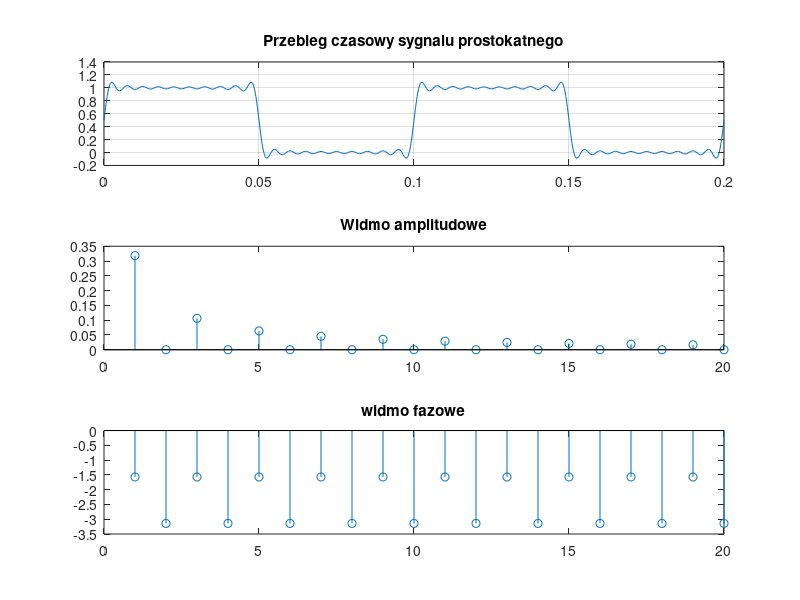

Here is the MATLAB script that generated this plot:
clc
clear
N=20; %Liczba harmonicznych
k=1:N;
A=0.5; %Amplituda
Of = 0.5; %Offset
T=0.1; %Okres
w=2*pi/T;
t=0:T/N/10:2*T;
ck = A*j*(1-cos(k*pi))./(-1*pi*k); %Wspolczynniki Fouriera
ak = 2*real(ck);
bk = -2*imag(ck);
a0 = Of;
widmo_A = abs (ck) ; %Widmo amplitudowe
widmo_F = angle (ck) ; %Widmo fazowe
x = a0;
for k=1:N,
 x = x + (bk(k).*sin(k*w*t)); %Przebieg sygnalu w dziedzinie czasu
end
%Przebiegi czasowe
subplot(3,1,1)
plot(t,x); grid on ; hold on
title('Przebieg czasowy sygnalu prostokatnego')

%Widma
k=1:N;
subplot(3,1,2)
stem (k,widmo_A)
title('Widmo amplitudowe')
subplot(3,1,3)
stem (k,widmo_F)
title('widmo fazowe')